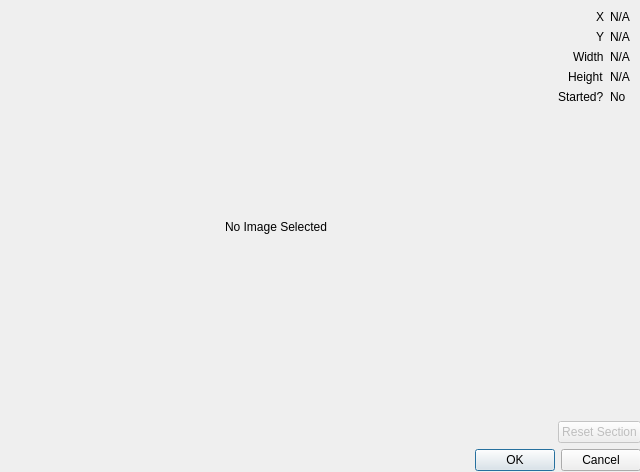
<?xml version="1.0" encoding="UTF-8"?>
<ui version="4.0">
 <class>AddSectionDialog</class>
 <widget class="QDialog" name="AddSectionDialog">
  <property name="geometry">
   <rect>
    <x>0</x>
    <y>0</y>
    <width>640</width>
    <height>472</height>
   </rect>
  </property>
  <property name="windowTitle">
   <string>Dialog</string>
  </property>
  <widget class="QWidget" name="gridLayoutWidget">
   <property name="geometry">
    <rect>
     <x>0</x>
     <y>0</y>
     <width>641</width>
     <height>471</height>
    </rect>
   </property>
   <layout class="QGridLayout" name="gridLayout">
    <property name="sizeConstraint">
     <enum>QLayout::SetNoConstraint</enum>
    </property>
    <item row="0" column="1">
     <spacer name="verticalSpacer">
      <property name="orientation">
       <enum>Qt::Vertical</enum>
      </property>
      <property name="sizeType">
       <enum>QSizePolicy::Fixed</enum>
      </property>
      <property name="sizeHint" stdset="0">
       <size>
        <width>20</width>
        <height>10</height>
       </size>
      </property>
     </spacer>
    </item>
    <item row="1" column="1">
     <layout class="QFormLayout" name="formLayout">
      <property name="fieldGrowthPolicy">
       <enum>QFormLayout::FieldsStayAtSizeHint</enum>
      </property>
      <property name="labelAlignment">
       <set>Qt::AlignRight|Qt::AlignTop|Qt::AlignTrailing</set>
      </property>
      <property name="formAlignment">
       <set>Qt::AlignLeading|Qt::AlignLeft|Qt::AlignTop</set>
      </property>
      <item row="0" column="0">
       <widget class="QLabel" name="label">
        <property name="text">
         <string>X</string>
        </property>
       </widget>
      </item>
      <item row="0" column="1">
       <widget class="QLabel" name="xVal">
        <property name="text">
         <string>N/A</string>
        </property>
       </widget>
      </item>
      <item row="1" column="0">
       <widget class="QLabel" name="label_4">
        <property name="text">
         <string>Y</string>
        </property>
       </widget>
      </item>
      <item row="1" column="1">
       <widget class="QLabel" name="yVal">
        <property name="text">
         <string>N/A</string>
        </property>
       </widget>
      </item>
      <item row="2" column="0">
       <widget class="QLabel" name="label_5">
        <property name="text">
         <string>Width</string>
        </property>
       </widget>
      </item>
      <item row="2" column="1">
       <widget class="QLabel" name="widthVal">
        <property name="text">
         <string>N/A</string>
        </property>
       </widget>
      </item>
      <item row="3" column="0">
       <widget class="QLabel" name="label_7">
        <property name="text">
         <string>Height</string>
        </property>
       </widget>
      </item>
      <item row="3" column="1">
       <widget class="QLabel" name="heightVal">
        <property name="text">
         <string>N/A</string>
        </property>
       </widget>
      </item>
      <item row="4" column="0">
       <widget class="QLabel" name="label_2">
        <property name="text">
         <string>Started?</string>
        </property>
       </widget>
      </item>
      <item row="4" column="1">
       <widget class="QLabel" name="startedIndicator">
        <property name="text">
         <string>No</string>
        </property>
       </widget>
      </item>
     </layout>
    </item>
    <item row="2" column="1">
     <widget class="QPushButton" name="resetSectionbtn">
      <property name="enabled">
       <bool>false</bool>
      </property>
      <property name="text">
       <string>Reset Section</string>
      </property>
     </widget>
    </item>
    <item row="3" column="0" colspan="2">
     <widget class="QDialogButtonBox" name="buttonBox">
      <property name="orientation">
       <enum>Qt::Horizontal</enum>
      </property>
      <property name="standardButtons">
       <set>QDialogButtonBox::Cancel|QDialogButtonBox::Ok</set>
      </property>
     </widget>
    </item>
    <item row="1" column="0" rowspan="2">
     <widget class="QLabel" name="imageLbl">
      <property name="sizePolicy">
       <sizepolicy hsizetype="Expanding" vsizetype="Expanding">
        <horstretch>0</horstretch>
        <verstretch>0</verstretch>
       </sizepolicy>
      </property>
      <property name="text">
       <string>No Image Selected</string>
      </property>
      <property name="alignment">
       <set>Qt::AlignCenter</set>
      </property>
     </widget>
    </item>
    <item row="0" column="0">
     <spacer name="verticalSpacer_2">
      <property name="orientation">
       <enum>Qt::Vertical</enum>
      </property>
      <property name="sizeType">
       <enum>QSizePolicy::Fixed</enum>
      </property>
      <property name="sizeHint" stdset="0">
       <size>
        <width>20</width>
        <height>10</height>
       </size>
      </property>
     </spacer>
    </item>
   </layout>
  </widget>
 </widget>
 <resources/>
 <connections>
  <connection>
   <sender>buttonBox</sender>
   <signal>accepted()</signal>
   <receiver>AddSectionDialog</receiver>
   <slot>accept()</slot>
   <hints>
    <hint type="sourcelabel">
     <x>248</x>
     <y>254</y>
    </hint>
    <hint type="destinationlabel">
     <x>157</x>
     <y>274</y>
    </hint>
   </hints>
  </connection>
  <connection>
   <sender>buttonBox</sender>
   <signal>rejected()</signal>
   <receiver>AddSectionDialog</receiver>
   <slot>reject()</slot>
   <hints>
    <hint type="sourcelabel">
     <x>316</x>
     <y>260</y>
    </hint>
    <hint type="destinationlabel">
     <x>286</x>
     <y>274</y>
    </hint>
   </hints>
  </connection>
 </connections>
</ui>
